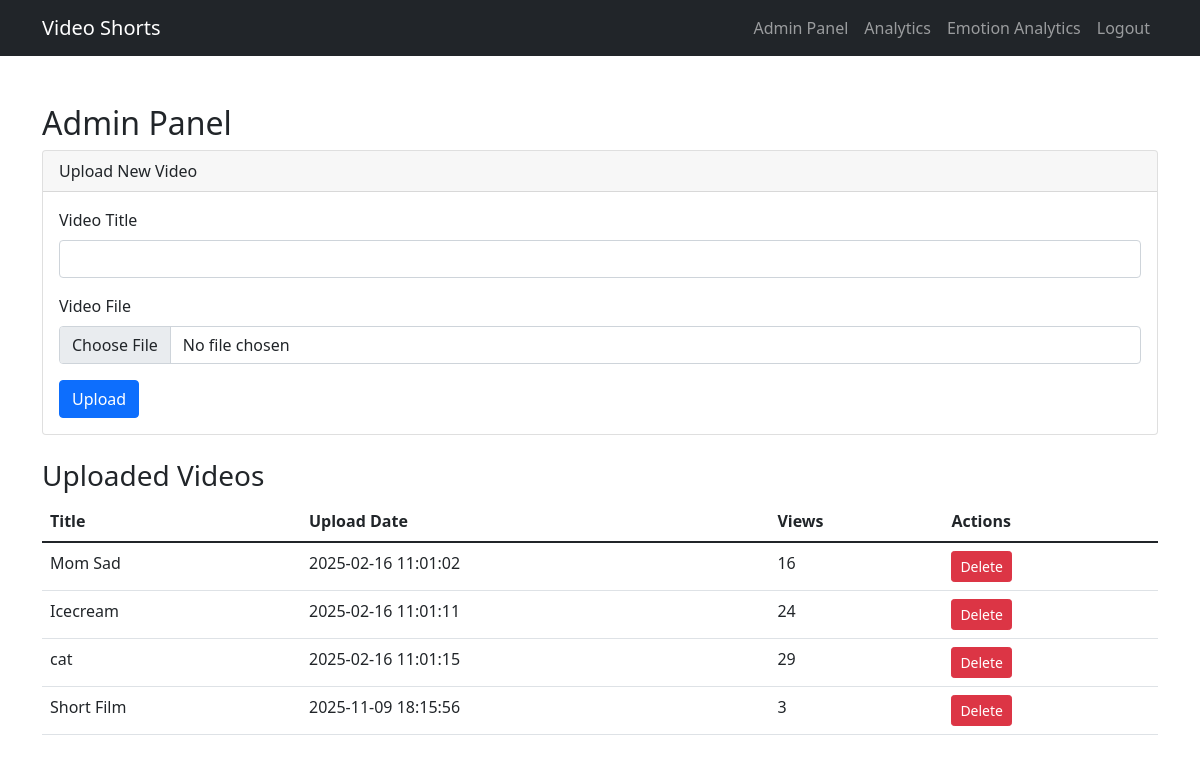
Page /admin (signed in) on the earlier database version.
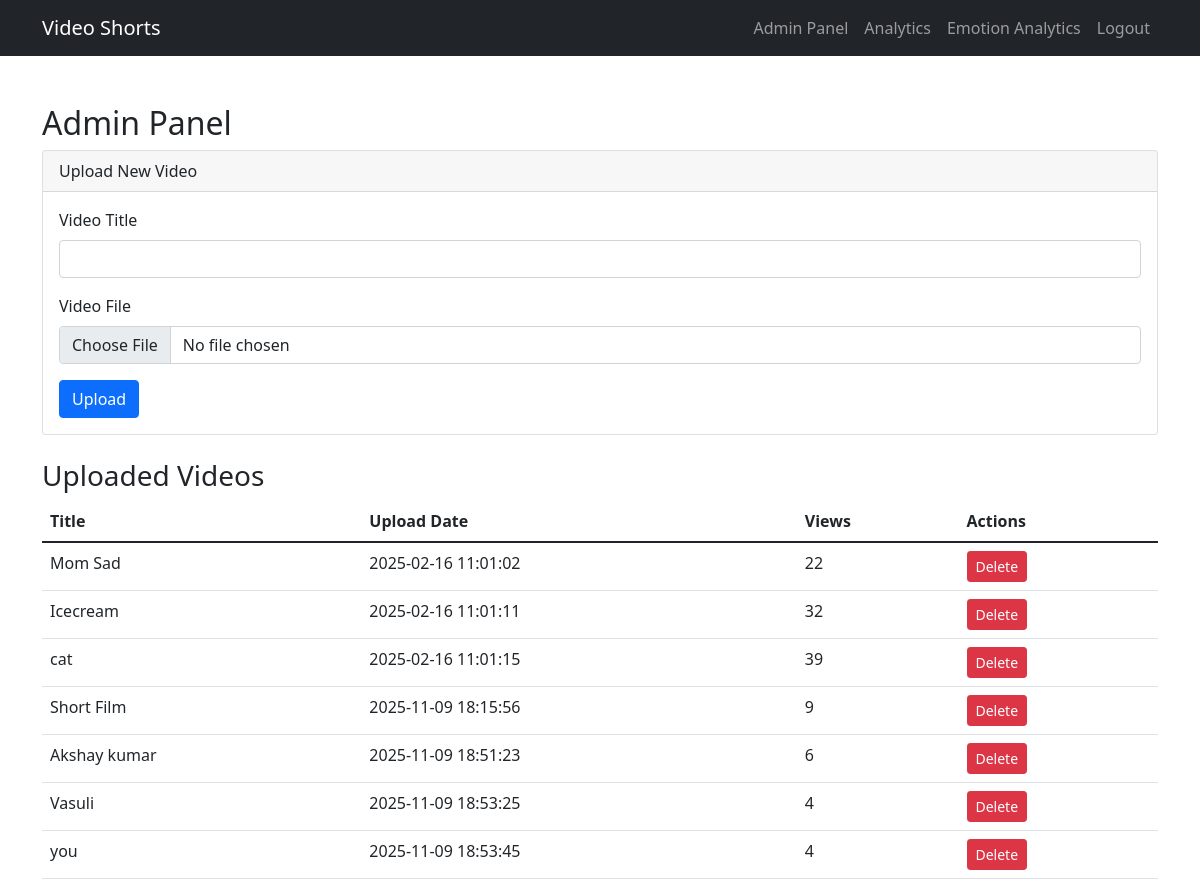
Same page on the later database version.
### app.py (models this page shows)
class Video(db.Model):
    id = db.Column(db.Integer, primary_key=True)
    title = db.Column(db.String(100), nullable=False)
    filename = db.Column(db.String(200), nullable=False)
    upload_date = db.Column(db.DateTime, default=datetime.utcnow)
    views = db.Column(db.Integer, default=0)

### app.py (the view)
@app.route('/admin')
@login_required
def admin():
    if not current_user.is_admin:
        return redirect(url_for('index'))
    videos = Video.query.all()
    return render_template('admin.html', videos=videos)

### app.py (called while the page is built)
@login_manager.user_loader
def load_user(user_id):
    return User.query.get(int(user_id))

### templates/admin.html
{% extends "base.html" %}
{% block content %}
<div class="container mt-5">
    <h2>Admin Panel</h2>
    <div class="card mb-4">
        <div class="card-header">Upload New Video</div>
        <div class="card-body">
            <form method="POST" action="{{ url_for('upload_video') }}" enctype="multipart/form-data">
                <div class="mb-3">
                    <label for="title" class="form-label">Video Title</label>
                    <input type="text" class="form-control" id="title" name="title" required>
                </div>
                <div class="mb-3">
                    <label for="video" class="form-label">Video File</label>
                    <input type="file" class="form-control" id="video" name="video" accept="video/*" required>
                </div>
                <button type="submit" class="btn btn-primary">Upload</button>
            </form>
        </div>
    </div>
    <h3>Uploaded Videos</h3>
    <div class="table-responsive">
        <table class="table">
            <thead>
                <tr>
                    <th>Title</th>
                    <th>Upload Date</th>
                    <th>Views</th>
                    <th>Actions</th>
                </tr>
            </thead>
            <tbody>
                {% for video in videos %}
                <tr>
                    <td>{{ video.title }}</td>
                    <td>{{ video.upload_date.strftime('%Y-%m-%d %H:%M:%S') }}</td>
                    <td>{{ video.views }}</td>
                    <td>
                        <a href="{{ url_for('delete_video', video_id=video.id) }}"
                           class="btn btn-danger btn-sm"
                           onclick="return confirm('Are you sure you want to delete this video?')">
                            Delete
                        </a>
                    </td>
                </tr>
                {% endfor %}
            </tbody>
        </table>
    </div>
</div>
{% endblock %}

### templates/base.html (shortened to what this page needs)
<!DOCTYPE html>
<html lang="en">
<head>
    <link href="https://cdn.jsdelivr.net/npm/bootstrap@5.1.3/dist/css/bootstrap.min.css" rel="stylesheet">
</head>
<body>
    <nav class="navbar navbar-expand-lg navbar-dark bg-dark">
        <div class="container">
            <a class="navbar-brand" href="{{ url_for('index') }}">Video Shorts</a>
            <div class="navbar-nav ms-auto">
                {% if current_user.is_authenticated %}
                    {% if current_user.is_admin %}
                        <a class="nav-link" href="{{ url_for('admin') }}">Admin Panel</a>
                        <a class="nav-link" href="{{ url_for('analytics') }}">Analytics</a>
                        <a class="nav-link" href="{{ url_for('emotion_analytics') }}">Emotion Analytics</a>
                    {% endif %}
                    <a class="nav-link" href="{{ url_for('logout') }}">Logout</a>
                {% else %}
                    <a class="nav-link" href="{{ url_for('login') }}">Login</a>
                    <a class="nav-link" href="{{ url_for('register') }}">Register</a>
                {% endif %}
            </div>
        </div>
    </nav>
    {% block content %}{% endblock %}
</body>
</html>

Differences in the rows shown:
changed Video "Mom Sad": views "16" → "22"
changed Video "Icecream": views "24" → "32"
changed Video "cat": views "29" → "39"
changed Video "Short Film": views "3" → "9"
added Video: title "Akshay kumar", upload_date "2025-11-09 18:51:23", views "6"
added Video: title "Vasuli", upload_date "2025-11-09 18:53:25", views "4"
added Video: title "you", upload_date "2025-11-09 18:53:45", views "4"
